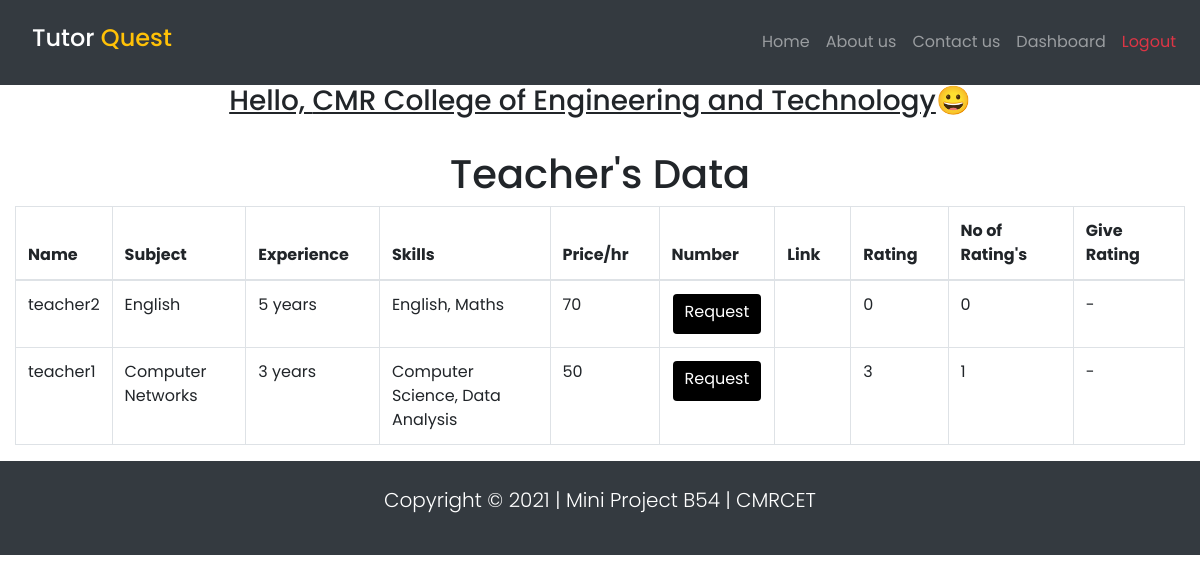
The page /pages/home/studentHome.php (signed in) on the database its author committed.
### tables this page shows
CREATE TABLE `teacher_data` (
  `id` int(11) NOT NULL,
  `name` varchar(30) NOT NULL,
  `uname` varchar(30) NOT NULL,
  `email` varchar(30) NOT NULL,
  `gender` tinyint(1) NOT NULL,
  `password` varchar(30) NOT NULL,
  `subject` text NOT NULL,
  `experience` text NOT NULL,
  `skills` text NOT NULL,
  `price` varchar(30) NOT NULL,
  `priceOrg` varchar(30) NOT NULL,
  `number` varchar(20) NOT NULL,
  `aadhar_no` varchar(12) NOT NULL,
  `role` varchar(10) NOT NULL,
  `status` int(11) NOT NULL,
  `reason` text,
  `rating` int(11) NOT NULL DEFAULT '0',
  `norating` int(11) NOT NULL DEFAULT '0'
);

### pages/home/studentHome.php (the view, shortened to what this page needs)
<?php
include "../../db_connection.php";
if (isset($_SESSION['id']) && isset($_SESSION['uname']) && $_SESSION['Accstatus'] === '1') {
 ?>
 <!DOCTYPE html>
<html lang="en">
<head>
	<?php $base="Student Home";include "head.php"; ?>
</head>
<body>
<header>
	<?php $base='studentHome'; include "header.php";  ?>
</header>
	<div class="container">
          <div class="row justify-content-center">
               <h3><u>Hello, <?php echo ucfirst($_SESSION['name']); ?></u>&#128512</h3>
          </div>
		  <div class="row justify-content-center">
               <h1>Teacher's Data</h1>
          </div>
    </div>
	<div class="container-fluid ">
		<div class="row justify-content-center">
			<div class="col-md-12 table-responsive-sm ">
				<table class="table table-bordered"  data-sorting="true">
					<thead>
						<tr>
							<th >Name</th>
							<th>Subject</th>
							<th>Experience</th>
							<th>Skills</th>
							<th >Price/hr</th>
							<th>Number</th>
							<th>Link</th>
							<th>Rating</th>
							<th>No of Rating's</th>
							<th>Give Rating</th>
						</tr>
					</thead>
					<tbody>
						<?php
						$sql=" SELECT * FROM teacher_data WHERE status=1";
						$result = mysqli_query($conn, $sql);
						while($row=$result->fetch_assoc()){
							 ?>
							<tr>
								<td> <?= $row['name']; ?></td>
								<td> <?= $row['subject']; ?></td>
								<td> <?= $row['experience']; ?></td>
								<td> <?= $row['skills']; ?></td>
								<td> <?= $row['price']; ?></td>
								<?php
								$student_id=$_SESSION['id'];
								$teacher_id=$row['id'];
								$sql_req="SELECT * FROM mobile_req where student_id=$student_id and teacher_id=$teacher_id ";
									$result_req = mysqli_query($conn, $sql_req);
									$row_req=$result_req->fetch_assoc();
									if($row_req['status']=== 'Approved'){ ?>
										<td> <?= $row['number']; ?></td>
									<?php }else if($row_req['status']=== 'Rejected'){ ?>
										<td class="text-danger"> <?= $row_req['status']; ?></td>
									<?php }else if($row_req['status']=== 'Requested'){ ?>
										<td class="text-success"> <?= $row_req['status']; ?></td>
									<?php } else { ?>
										<td>
												<a href="studentHomeRequest.php?status=<?= $row['id']; ?>" class="btn btn1" title="Request" >Request</a>
										</td>
									<?php } ?>
									<td> <?= $row_req['classLink']; ?></td>
									<td> <?= $row['rating']; ?></td>
									<td> <?= $row['norating']; ?></td>
									<?php
									if($row_req['status']=== 'Approved'){ ?>
										<td>
											<form name="form" action="studentRating.php"method="post">
												<input type="number" name="sturating" id='sturating'
													placeholder=<?php if($row_req['rating']){ echo $row_req['rating']; }else { echo "Rating";}?>
													class="form-control" min="1" max="5" required>
												<input type="text" name="teaId" id="teaId" value=<?php echo $row_req['teacher_id'];?> class="d-none" >
												<button type="submit" class="btn2">Submit</button>
											</form>
										</td>
									<?php }else{?>
										<td>-</td>
									<?php }?>
							</tr>
						<?php } ?>
					</tbody>
				</table>
			</div>
		</div>
	</div>
<?php include "footer.php"; ?>
</body>
</html>
<?php
}else if($_SESSION['Accstatus'] === '2'){
	header("Location: student_upload/student_upload_doc.php");
}else if($_SESSION['Accstatus'] === '4'){
	header("Location: student_otp/studentOtp.php");
}else{
     header("Location: ../../index.php");
     exit();
}
 ?>

### style.css (style rules this page uses)
body::before { display: block; content: ''; height: 60px; }

### assets/styles/styles.css (style rules this page uses)
* { font-family: Poppins; box-sizing: border-box; }
.btn1 { border: none; outline:none; background-color:black; color:white; border-radius:4px; padding-bottom:10px; }

### assets/styles/form.css (style rules this page uses)
.btn1 { border: none; outline:none; height:40px; background-color:black; color:white; border-radius:4px; margin: 1px; }

### rows shown on the page
teacher_data: name "teacher2", subject "English", experience "5 years", skills "English, Maths", price "70", rating "0", norating "0"
teacher_data: name "teacher1", subject "Computer Networks", experience "3 years", skills "Computer Science, Data Analysis", price "50", rating "3", norating "1"

### other values the page prints
$_SESSION['name'] "CMR College of Engineering and Technology"
